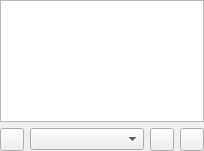
<?xml version="1.0" encoding="UTF-8"?>
<ui version="4.0">
 <class>AlbumsPage</class>
 <widget class="QWidget" name="AlbumsPage">
  <property name="geometry">
   <rect>
    <x>0</x>
    <y>0</y>
    <width>204</width>
    <height>151</height>
   </rect>
  </property>
  <property name="windowTitle">
   <string>Form</string>
  </property>
  <layout class="QGridLayout" name="gridLayout">
   <property name="margin">
    <number>0</number>
   </property>
   <item row="0" column="0" colspan="4">
    <widget class="ItemView" name="view"/>
   </item>
   <item row="1" column="0">
    <widget class="QToolButton" name="libraryUpdate"/>
   </item>
   <item row="1" column="1">
    <widget class="QComboBox" name="genreCombo">
     <property name="sizePolicy">
      <sizepolicy hsizetype="MinimumExpanding" vsizetype="Fixed">
       <horstretch>0</horstretch>
       <verstretch>0</verstretch>
      </sizepolicy>
     </property>
    </widget>
   </item>
   <item row="1" column="2">
    <widget class="QToolButton" name="addToPlayQueue"/>
   </item>
   <item row="1" column="3">
    <widget class="QToolButton" name="replacePlayQueue"/>
   </item>
  </layout>
 </widget>
 <customwidgets>
  <customwidget>
   <class>ItemView</class>
   <extends>QListView</extends>
   <header>itemview.h</header>
  </customwidget>
 </customwidgets>
 <resources/>
 <connections/>
</ui>
